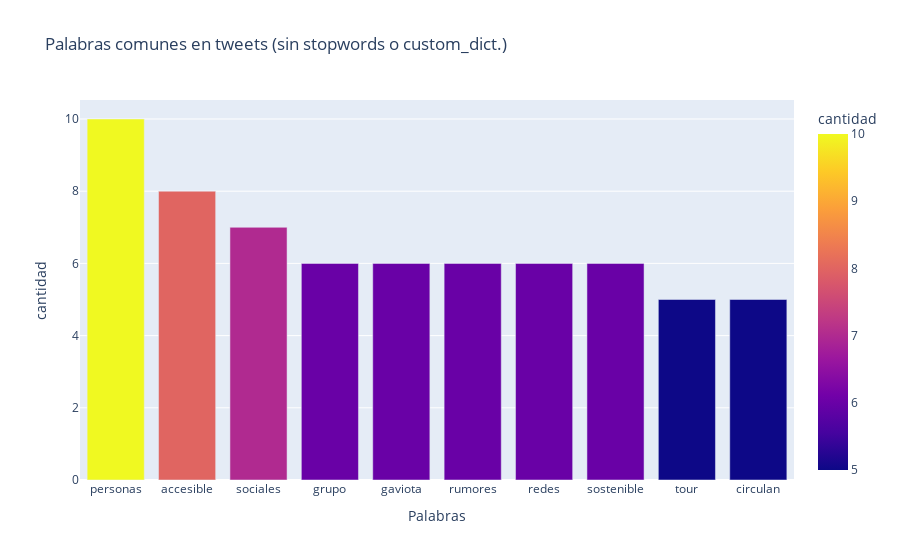

Notebook code for this chart:
### Code cell
tweets_ss_nc = [" ".join(tweet_ssc) for tweet_ssc in tweets_nsw_nc]
top_n_words(
    tweets_ss_nc,
    n=10,
    grafico=True,
    titulo="Palabras comunes en tweets (sin stopwords o custom_dict.)",
)

### Figure 1 — Plotly figure (JSON) as saved in the notebook; plotly's stock layout.template omitted (floating-point values rounded to 4 significant figures)
{"data": [{"alignmentgroup": "True", "hovertemplate": "Palabras=%{x}<br>cantidad=%{marker.color}<extra></extra>", "legendgroup": "", "marker": {"color": [10, 8, 7, 6, 6, 6, 6, 6, 5, 5], "coloraxis": "coloraxis", "pattern": {"shape": ""}}, "name": "", "offsetgroup": "", "orientation": "v", "showlegend": false, "textposition": "auto", "type": "bar", "x": ["personas", "accesible", "sociales", "grupo", "gaviota", "rumores", "redes", "sostenible", "tour", "circulan"], "xaxis": "x", "y": [10, 8, 7, 6, 6, 6, 6, 6, 5, 5], "yaxis": "y"}], "layout": {"barmode": "relative", "coloraxis": {"colorbar": {"title": {"text": "cantidad"}}, "colorscale": [[0, "#0d0887"], [0.1111, "#46039f"], [0.2222, "#7201a8"], [0.3333, "#9c179e"], [0.4444, "#bd3786"], [0.5556, "#d8576b"], [0.6667, "#ed7953"], [0.7778, "#fb9f3a"], [0.8889, "#fdca26"], [1, "#f0f921"]]}, "legend": {"tracegroupgap": 0}, "title": {"text": "Palabras comunes en tweets (sin stopwords o custom_dict.)"}, "xaxis": {"anchor": "y", "domain": [0, 1], "title": {"text": "Palabras"}}, "yaxis": {"anchor": "x", "domain": [0, 1], "title": {"text": "cantidad"}}}}
